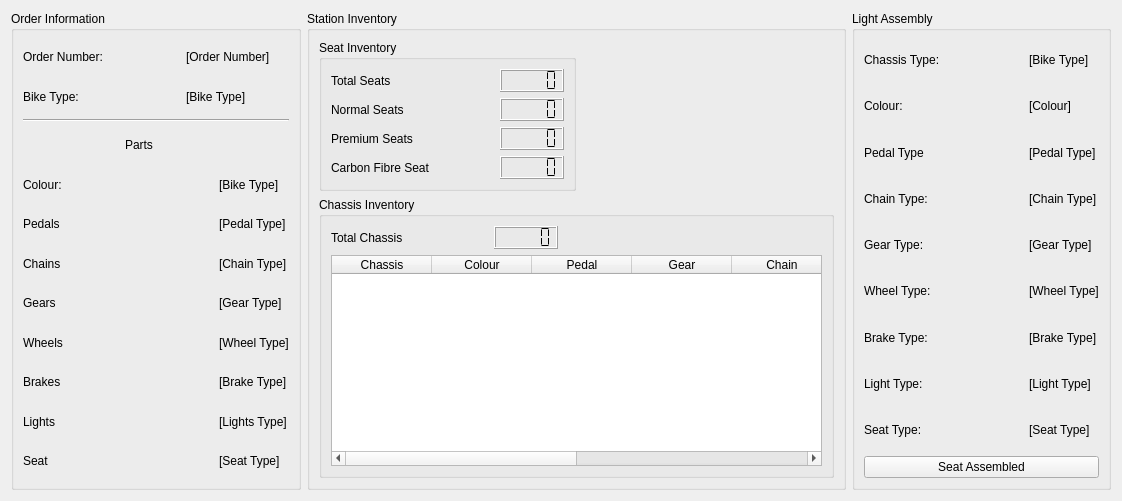
      <widget class="QWidget" name="SeatAssembly">
       <attribute name="title">
        <string>Seats</string>
       </attribute>
       <layout class="QGridLayout" name="gridLayout_70">
        <item row="0" column="0">
         <widget class="QGroupBox" name="SeatStationOrderInformationBox">
          <property name="minimumSize">
           <size>
            <width>281</width>
            <height>385</height>
           </size>
          </property>
          <property name="title">
           <string>Order Information</string>
          </property>
          <layout class="QGridLayout" name="gridLayout_32">
           <item row="5" column="3">
            <widget class="QLabel" name="SeatStation_Pedal_Value">
             <property name="text">
              <string>[Pedal Type]</string>
             </property>
            </widget>
           </item>
           <item row="4" column="1" colspan="2">
            <spacer name="horizontalSpacer_164">
             <property name="orientation">
              <enum>Qt::Orientation::Horizontal</enum>
             </property>
             <property name="sizeHint" stdset="0">
              <size>
               <width>61</width>
               <height>20</height>
              </size>
             </property>
            </spacer>
           </item>
           <item row="14" column="0">
            <widget class="QLabel" name="SeatStation_Seat_Label">
             <property name="text">
              <string>Seat</string>
             </property>
            </widget>
           </item>
           <item row="1" column="0">
            <widget class="QLabel" name="SeatStation_BikeType_Label">
             <property name="text">
              <string>Bike Type:</string>
             </property>
            </widget>
           </item>
           <item row="13" column="0">
            <widget class="QLabel" name="SeatStation_Lights_Label">
             <property name="text">
              <string>Lights</string>
             </property>
            </widget>
           </item>
           <item row="0" column="1">
            <spacer name="horizontalSpacer_160">
             <property name="orientation">
              <enum>Qt::Orientation::Horizontal</enum>
             </property>
             <property name="sizeHint" stdset="0">
              <size>
               <width>35</width>
               <height>20</height>
              </size>
             </property>
            </spacer>
           </item>
           <item row="4" column="3">
            <widget class="QLabel" name="SeatStation_Colour_Value">
             <property name="text">
              <string>[Bike Type]</string>
             </property>
            </widget>
           </item>
           <item row="5" column="0">
            <widget class="QLabel" name="SeatStation_Pedal_Label">
             <property name="text">
              <string>Pedals</string>
             </property>
            </widget>
           </item>
           <item row="8" column="1" colspan="2">
            <spacer name="horizontalSpacer_168">
             <property name="orientation">
              <enum>Qt::Orientation::Horizontal</enum>
             </property>
             <property name="sizeHint" stdset="0">
              <size>
               <width>61</width>
               <height>20</height>
              </size>
             </property>
            </spacer>
           </item>
           <item row="13" column="1" colspan="2">
            <spacer name="horizontalSpacer_170">
             <property name="orientation">
              <enum>Qt::Orientation::Horizontal</enum>
             </property>
             <property name="sizeHint" stdset="0">
              <size>
               <width>61</width>
               <height>20</height>
              </size>
             </property>
            </spacer>
           </item>
           <item row="8" column="3">
            <widget class="QLabel" name="SeatStation_Gear_Value">
             <property name="text">
              <string>[Gear Type]</string>
             </property>
            </widget>
           </item>
           <item row="13" column="3">
            <widget class="QLabel" name="SeatStation_Lights_Value">
             <property name="text">
              <string>[Lights Type]</string>
             </property>
            </widget>
           </item>
           <item row="7" column="3">
            <widget class="QLabel" name="SeatStation_Chain_Value">
             <property name="text">
              <string>[Chain Type]</string>
             </property>
            </widget>
           </item>
           <item row="12" column="1" colspan="2">
            <spacer name="horizontalSpacer_169">
             <property name="orientation">
              <enum>Qt::Orientation::Horizontal</enum>
             </property>
             <property name="sizeHint" stdset="0">
              <size>
               <width>61</width>
               <height>20</height>
              </size>
             </property>
            </spacer>
           </item>
           <item row="7" column="0">
            <widget class="QLabel" name="SeatStation_Chain_Label">
             <property name="text">
              <string>Chains</string>
             </property>
            </widget>
           </item>
           <item row="12" column="3">
            <widget class="QLabel" name="SeatStation_Brakes_Value">
             <property name="text">
              <string>[Brake Type]</string>
             </property>
            </widget>
           </item>
           <item row="5" column="1" colspan="2">
            <spacer name="horizontalSpacer_165">
             <property name="orientation">
              <enum>Qt::Orientation::Horizontal</enum>
             </property>
             <property name="sizeHint" stdset="0">
              <size>
               <width>61</width>
               <height>20</height>
              </size>
             </property>
            </spacer>
           </item>
           <item row="12" column="0">
            <widget class="QLabel" name="SeatStation_Brakes_Label">
             <property name="text">
              <string>Brakes</string>
             </property>
            </widget>
           </item>
           <item row="3" column="0">
            <spacer name="horizontalSpacer_162">
             <property name="orientation">
              <enum>Qt::Orientation::Horizontal</enum>
             </property>
             <property name="sizeHint" stdset="0">
              <size>
               <width>96</width>
               <height>20</height>
              </size>
             </property>
            </spacer>
           </item>
           <item row="3" column="1">
            <widget class="QLabel" name="SeatStation_Parts_Label">
             <property name="text">
              <string>Parts</string>
             </property>
             <property name="scaledContents">
              <bool>false</bool>
             </property>
             <property name="wordWrap">
              <bool>false</bool>
             </property>
            </widget>
           </item>
           <item row="1" column="2" colspan="2">
            <widget class="QLabel" name="SeatStation_BikeType_Value">
             <property name="text">
              <string>[Bike Type]</string>
             </property>
            </widget>
           </item>
           <item row="8" column="0">
            <widget class="QLabel" name="SeatStation_Gears_Label">
             <property name="text">
              <string>Gears</string>
             </property>
            </widget>
           </item>
           <item row="0" column="2" colspan="2">
            <widget class="QLabel" name="SeatStation_OrderNumber_Value">
             <property name="text">
              <string>[Order Number]</string>
             </property>
            </widget>
           </item>
           <item row="3" column="2" colspan="2">
            <spacer name="horizontalSpacer_163">
             <property name="orientation">
              <enum>Qt::Orientation::Horizontal</enum>
             </property>
             <property name="sizeHint" stdset="0">
              <size>
               <width>103</width>
               <height>20</height>
              </size>
             </property>
            </spacer>
           </item>
           <item row="14" column="3">
            <widget class="QLabel" name="SeatStation_Seat_Value">
             <property name="text">
              <string>[Seat Type]</string>
             </property>
            </widget>
           </item>
           <item row="4" column="0">
            <widget class="QLabel" name="SeatStation_Colour_Label">
             <property name="text">
              <string>Colour:</string>
             </property>
            </widget>
           </item>
           <item row="2" column="0" colspan="4">
            <widget class="Line" name="SeatStation_Divider">
             <property name="orientation">
              <enum>Qt::Orientation::Horizontal</enum>
             </property>
            </widget>
           </item>
           <item row="0" column="0">
            <widget class="QLabel" name="SeatStation_OrderNumber_Label">
             <property name="text">
              <string>Order Number:</string>
             </property>
            </widget>
           </item>
           <item row="1" column="1">
            <spacer name="horizontalSpacer_161">
             <property name="orientation">
              <enum>Qt::Orientation::Horizontal</enum>
             </property>
             <property name="sizeHint" stdset="0">
              <size>
               <width>35</width>
               <height>20</height>
              </size>
             </property>
            </spacer>
           </item>
           <item row="9" column="1" colspan="2">
            <spacer name="horizontalSpacer_166">
             <property name="orientation">
              <enum>Qt::Orientation::Horizontal</enum>
             </property>
             <property name="sizeHint" stdset="0">
              <size>
               <width>61</width>
               <height>20</height>
              </size>
             </property>
            </spacer>
           </item>
           <item row="9" column="0">
            <widget class="QLabel" name="SeatStation_Wheel_Label">
             <property name="text">
              <string>Wheels</string>
             </property>
            </widget>
           </item>
           <item row="9" column="3">
            <widget class="QLabel" name="SeatStation_Wheel_Value">
             <property name="text">
              <string>[Wheel Type]</string>
             </property>
            </widget>
           </item>
           <item row="14" column="1" colspan="2">
            <spacer name="horizontalSpacer_171">
             <property name="orientation">
              <enum>Qt::Orientation::Horizontal</enum>
             </property>
             <property name="sizeHint" stdset="0">
              <size>
               <width>40</width>
               <height>20</height>
              </size>
             </property>
            </spacer>
           </item>
           <item row="7" column="1" colspan="2">
            <spacer name="horizontalSpacer_167">
             <property name="orientation">
              <enum>Qt::Orientation::Horizontal</enum>
             </property>
             <property name="sizeHint" stdset="0">
              <size>
               <width>40</width>
               <height>20</height>
              </size>
             </property>
            </spacer>
           </item>
          </layout>
         </widget>
        </item>
        <item row="0" column="1">
         <widget class="QGroupBox" name="SeatStationInventoryBox">
          <property name="title">
           <string>Station Inventory</string>
          </property>
          <layout class="QGridLayout" name="gridLayout_52">
           <item row="1" column="0" colspan="2">
            <widget class="QGroupBox" name="SeatStationChassisInventoryBox">
             <property name="title">
              <string>Chassis Inventory</string>
             </property>
             <layout class="QGridLayout" name="gridLayout_54">
              <item row="0" column="1">
               <spacer name="horizontalSpacer_260">
                <property name="orientation">
                 <enum>Qt::Orientation::Horizontal</enum>
                </property>
                <property name="sizeHint" stdset="0">
                 <size>
                  <width>62</width>
                  <height>20</height>
                 </size>
                </property>
               </spacer>
              </item>
              <item row="0" column="3">
               <spacer name="horizontalSpacer_261">
                <property name="orientation">
                 <enum>Qt::Orientation::Horizontal</enum>
                </property>
                <property name="sizeHint" stdset="0">
                 <size>
                  <width>258</width>
                  <height>20</height>
                 </size>
                </property>
               </spacer>
              </item>
              <item row="0" column="0">
               <widget class="QLabel" name="SeatStationInventoryTotalChassisLabel">
                <property name="text">
                 <string>Total Chassis</string>
                </property>
               </widget>
              </item>
              <item row="0" column="2">
               <widget class="QLCDNumber" name="SeatStationInventoryTotalChassisCount">
                <property name="segmentStyle">
                 <enum>QLCDNumber::SegmentStyle::Flat</enum>
                </property>
               </widget>
              </item>
              <item row="1" column="0" colspan="4">
               <widget class="QTableWidget" name="SeatStationChassisInventoryTable">
                <property name="minimumSize">
                 <size>
                  <width>491</width>
                  <height>211</height>
                 </size>
                </property>
                <column>
                 <property name="text">
                  <string>Chassis</string>
                 </property>
                </column>
                <column>
                 <property name="text">
                  <string>Colour</string>
                 </property>
                </column>
                <column>
                 <property name="text">
                  <string>Pedal</string>
                 </property>
                </column>
                <column>
                 <property name="text">
                  <string>Gear</string>
                 </property>
                </column>
                <column>
                 <property name="text">
                  <string>Chain</string>
                 </property>
                </column>
                <column>
                 <property name="text">
                  <string>Wheels</string>
                 </property>
                </column>
                <column>
                 <property name="text">
                  <string>Brakes</string>
                 </property>
                </column>
                <column>
                 <property name="text">
                  <string>Lights</string>
                 </property>
                </column>
               </widget>
              </item>
             </layout>
            </widget>
           </item>
           <item row="0" column="1">
            <spacer name="horizontalSpacer_262">
             <property name="orientation">
              <enum>Qt::Orientation::Horizontal</enum>
             </property>
             <property name="sizeHint" stdset="0">
              <size>
               <width>40</width>
               <height>20</height>
              </size>
             </property>
            </spacer>
           </item>
           <item row="0" column="0">
            <widget class="QGroupBox" name="SeatStationSeatInventoryBox">
             <property name="title">
              <string>Seat Inventory</string>
             </property>
             <layout class="QGridLayout" name="gridLayout_53">
              <item row="5" column="0">
               <widget class="QLabel" name="SeatStationInventoryCarbonSeatLabel">
                <property name="text">
                 <string>Carbon Fibre Seat</string>
                </property>
               </widget>
              </item>
              <item row="1" column="0">
               <widget class="QLabel" name="SeatStationInventoryNormalSeatLabel">
                <property name="text">
                 <string>Normal Seats</string>
                </property>
               </widget>
              </item>
              <item row="0" column="1">
               <spacer name="horizontalSpacer_240">
                <property name="orientation">
                 <enum>Qt::Orientation::Horizontal</enum>
                </property>
                <property name="sizeHint" stdset="0">
                 <size>
                  <width>37</width>
                  <height>20</height>
                 </size>
                </property>
               </spacer>
              </item>
              <item row="5" column="1">
               <spacer name="horizontalSpacer_259">
                <property name="orientation">
                 <enum>Qt::Orientation::Horizontal</enum>
                </property>
                <property name="sizeHint" stdset="0">
                 <size>
                  <width>30</width>
                  <height>17</height>
                 </size>
                </property>
               </spacer>
              </item>
              <item row="1" column="1">
               <spacer name="horizontalSpacer_238">
                <property name="orientation">
                 <enum>Qt::Orientation::Horizontal</enum>
                </property>
                <property name="sizeHint" stdset="0">
                 <size>
                  <width>40</width>
                  <height>20</height>
                 </size>
                </property>
               </spacer>
              </item>
              <item row="0" column="2">
               <widget class="QLCDNumber" name="SeatStationInventoryTotalSeatCount">
                <property name="segmentStyle">
                 <enum>QLCDNumber::SegmentStyle::Flat</enum>
                </property>
               </widget>
              </item>
              <item row="0" column="0">
               <widget class="QLabel" name="SeatStationInventoryTotalSeatLabel">
                <property name="text">
                 <string>Total Seats</string>
                </property>
               </widget>
              </item>
              <item row="5" column="2">
               <widget class="QLCDNumber" name="SeatStationInventoryCarbonSeatCount">
                <property name="segmentStyle">
                 <enum>QLCDNumber::SegmentStyle::Flat</enum>
                </property>
               </widget>
              </item>
              <item row="1" column="2">
               <widget class="QLCDNumber" name="SeatStationInventoryNormalSeatCount">
                <property name="segmentStyle">
                 <enum>QLCDNumber::SegmentStyle::Flat</enum>
                </property>
               </widget>
              </item>
              <item row="2" column="2">
               <widget class="QLCDNumber" name="SeatStationInventoryPremiumSeatCount">
                <property name="segmentStyle">
                 <enum>QLCDNumber::SegmentStyle::Flat</enum>
                </property>
               </widget>
              </item>
              <item row="2" column="1">
               <spacer name="horizontalSpacer_264">
                <property name="orientation">
                 <enum>Qt::Orientation::Horizontal</enum>
                </property>
                <property name="sizeHint" stdset="0">
                 <size>
                  <width>64</width>
                  <height>14</height>
                 </size>
                </property>
               </spacer>
              </item>
              <item row="2" column="0">
               <widget class="QLabel" name="SeatStationInventoryPremiumSeatLabel">
                <property name="text">
                 <string>Premium Seats</string>
                </property>
               </widget>
              </item>
             </layout>
            </widget>
           </item>
          </layout>
         </widget>
        </item>
        <item row="0" column="2">
         <widget class="QGroupBox" name="LightAssemblyBox">
          <property name="title">
           <string>Light Assembly</string>
          </property>
          <layout class="QGridLayout" name="gridLayout_11">
           <item row="5" column="0">
            <widget class="QLabel" name="label_227">
             <property name="text">
              <string>Chain Type:</string>
             </property>
            </widget>
           </item>
           <item row="10" column="0">
            <widget class="QLabel" name="label_237">
             <property name="text">
              <string>Seat Type:</string>
             </property>
            </widget>
           </item>
           <item row="10" column="1">
            <spacer name="horizontalSpacer_265">
             <property name="orientation">
              <enum>Qt::Orientation::Horizontal</enum>
             </property>
             <property name="sizeHint" stdset="0">
              <size>
               <width>44</width>
               <height>14</height>
              </size>
             </property>
            </spacer>
           </item>
           <item row="0" column="2">
            <widget class="QLabel" name="label_224">
             <property name="text">
              <string>[Bike Type]</string>
             </property>
            </widget>
           </item>
           <item row="5" column="2">
            <widget class="QLabel" name="label_228">
             <property name="text">
              <string>[Chain Type]</string>
             </property>
            </widget>
           </item>
           <item row="8" column="2">
            <widget class="QLabel" name="label_234">
             <property name="text">
              <string>[Brake Type]</string>
             </property>
            </widget>
           </item>
           <item row="6" column="2">
            <widget class="QLabel" name="label_230">
             <property name="text">
              <string>[Gear Type]</string>
             </property>
            </widget>
           </item>
           <item row="0" column="0">
            <widget class="QLabel" name="label_223">
             <property name="text">
              <string>Chassis Type:</string>
             </property>
            </widget>
           </item>
           <item row="9" column="1">
            <spacer name="horizontalSpacer_258">
             <property name="orientation">
              <enum>Qt::Orientation::Horizontal</enum>
             </property>
             <property name="sizeHint" stdset="0">
              <size>
               <width>44</width>
               <height>14</height>
              </size>
             </property>
            </spacer>
           </item>
           <item row="1" column="2">
            <widget class="QLabel" name="label_226">
             <property name="text">
              <string>[Colour]</string>
             </property>
            </widget>
           </item>
           <item row="9" column="0">
            <widget class="QLabel" name="label_235">
             <property name="text">
              <string>Light Type:</string>
             </property>
            </widget>
           </item>
           <item row="1" column="0">
            <widget class="QLabel" name="label_225">
             <property name="text">
              <string>Colour:</string>
             </property>
            </widget>
           </item>
           <item row="1" column="1">
            <spacer name="horizontalSpacer_253">
             <property name="orientation">
              <enum>Qt::Orientation::Horizontal</enum>
             </property>
             <property name="sizeHint" stdset="0">
              <size>
               <width>40</width>
               <height>20</height>
              </size>
             </property>
            </spacer>
           </item>
           <item row="7" column="0">
            <widget class="QLabel" name="label_231">
             <property name="text">
              <string>Wheel Type:</string>
             </property>
            </widget>
           </item>
           <item row="6" column="1">
            <spacer name="horizontalSpacer_255">
             <property name="orientation">
              <enum>Qt::Orientation::Horizontal</enum>
             </property>
             <property name="sizeHint" stdset="0">
              <size>
               <width>47</width>
               <height>20</height>
              </size>
             </property>
            </spacer>
           </item>
           <item row="10" column="2">
            <widget class="QLabel" name="label_238">
             <property name="text">
              <string>[Seat Type]</string>
             </property>
            </widget>
           </item>
           <item row="8" column="1">
            <spacer name="horizontalSpacer_257">
             <property name="orientation">
              <enum>Qt::Orientation::Horizontal</enum>
             </property>
             <property name="sizeHint" stdset="0">
              <size>
               <width>44</width>
               <height>14</height>
              </size>
             </property>
            </spacer>
           </item>
           <item row="0" column="1">
            <spacer name="horizontalSpacer_252">
             <property name="orientation">
              <enum>Qt::Orientation::Horizontal</enum>
             </property>
             <property name="sizeHint" stdset="0">
              <size>
               <width>40</width>
               <height>20</height>
              </size>
             </property>
            </spacer>
           </item>
           <item row="8" column="0">
            <widget class="QLabel" name="label_233">
             <property name="text">
              <string>Brake Type:</string>
             </property>
            </widget>
           </item>
           <item row="7" column="2">
            <widget class="QLabel" name="label_232">
             <property name="text">
              <string>[Wheel Type]</string>
             </property>
            </widget>
           </item>
           <item row="6" column="0">
            <widget class="QLabel" name="label_229">
             <property name="text">
              <string>Gear Type:</string>
             </property>
            </widget>
           </item>
           <item row="7" column="1">
            <spacer name="horizontalSpacer_256">
             <property name="orientation">
              <enum>Qt::Orientation::Horizontal</enum>
             </property>
             <property name="sizeHint" stdset="0">
              <size>
               <width>44</width>
               <height>17</height>
              </size>
             </property>
            </spacer>
           </item>
           <item row="5" column="1">
            <spacer name="horizontalSpacer_254">
             <property name="orientation">
              <enum>Qt::Orientation::Horizontal</enum>
             </property>
             <property name="sizeHint" stdset="0">
              <size>
               <width>40</width>
               <height>20</height>
              </size>
             </property>
            </spacer>
           </item>
           <item row="13" column="0" colspan="3">
            <widget class="QPushButton" name="pushButton_18">
             <property name="text">
              <string>Seat Assembled</string>
             </property>
            </widget>
           </item>
           <item row="9" column="2">
            <widget class="QLabel" name="label_236">
             <property name="text">
              <string>[Light Type]</string>
             </property>
            </widget>
           </item>
           <item row="3" column="1">
            <spacer name="horizontalSpacer_275">
             <property name="orientation">
              <enum>Qt::Orientation::Horizontal</enum>
             </property>
             <property name="sizeHint" stdset="0">
              <size>
               <width>77</width>
               <height>20</height>
              </size>
             </property>
            </spacer>
           </item>
           <item row="3" column="2">
            <widget class="QLabel" name="label_45">
             <property name="text">
              <string>[Pedal Type]</string>
             </property>
            </widget>
           </item>
           <item row="3" column="0">
            <widget class="QLabel" name="label_110">
             <property name="text">
              <string>Pedal Type</string>
             </property>
            </widget>
           </item>
          </layout>
         </widget>
        </item>
       </layout>
      </widget>
